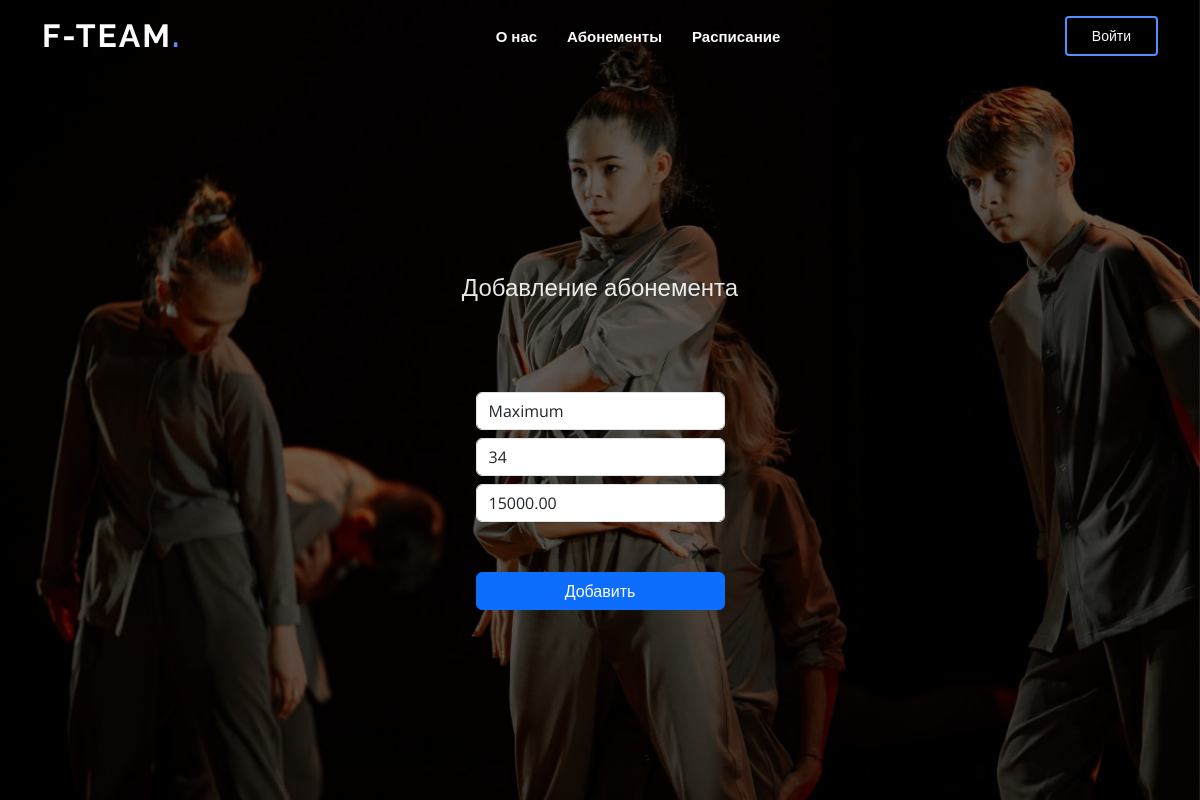
The app's page /abonement/1/update with its own data.
### authapp/models.py (models this page shows, shortened)
class Abonement(models.Model):
    name = models.CharField('Название', max_length=50)
    number_of_trainings = models.DecimalField('Количество тренировок', max_digits=10, decimal_places=0)
    price = models.DecimalField('Стоимость', max_digits=10, decimal_places=2)
    class Meta:
        verbose_name = 'Абонемент'
        verbose_name_plural = 'Абонементы'

### authapp/views.py (the view)
# urls.py: path('abonement/<int:pk>/update', views.AbonementUpdateViews.as_view(), name='abonement_update'),
class AbonementUpdateViews(UpdateView):
    model = Abonement
    template_name = 'authapp/abonement_create.html'
    form_class = AbonementForm
    success_url = '/abonement'

### authapp/forms.py
class AbonementForm(forms.ModelForm):
    class Meta:
        model = Abonement
        fields = ['name', 'number_of_trainings', 'price']
        widgets = {
            'name': TextInput(attrs={
                'class': 'form-control mt-2',
                'placeholder' : 'Название абонемента'
            }),
            'number_of_trainings': NumberInput(attrs={
                'class': 'form-control mt-2',
                'placeholder': 'Количество тренировок'
            }),
            'price': NumberInput(attrs={
                'class': 'form-control mt-2',
                'placeholder': 'Стоимость'
            })
        }

### authapp/templates/authapp/abonement_create.html (shortened to what this page needs)
{% extends 'authapp/base.html' %}
{% block head %}
<h2>Добавление абонемента</h2>
<div class="container mt-2">
    <div class="row">
        <div class="col-md-3"> </div>
        <div class="col-md-6">
            <form method="post">
                {{ form.name }}
                {{ form.number_of_trainings }}
                {{ form.price }}
                <div class="alert alert-{{message.tags}} alert-dismissible fade show" role="alert">
                    <button type="button" class="btn-close" data-bs-dismiss="alert" aria-label="Close"></button>
                </div>
                <div class="d-grid gap-2">
                    <button class="btn btn-primary" type="submit">Добавить</button>
                </div>
            </form>
        </div>
        <div class="col-md-3"></div>
    </div>
</div>
{% endblock head %}

### authapp/static/authapp/assets/css/style.css (style rules this page uses)
body { font-family: "Open Sans", sans-serif; color: #444444; }
h1, h2, h3, h4, h5, h6 { font-family: "Raleway", sans-serif; }
#hero .container { position: relative; padding-top: 74px; text-align: center; }
#hero h2 { color: rgba(255, 255, 255, 0.9); margin: 10px 0 0 0; font-size: 24px; }

### records on screen
Abonement: name "Maximum", number_of_trainings "34", price "15000.00"
